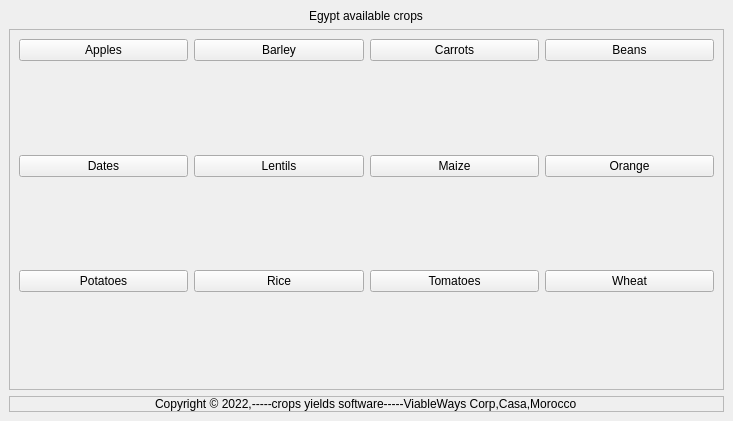
<?xml version="1.0" encoding="UTF-8"?>
<ui version="4.0">
 <class>MainWindow</class>
 <widget class="QMainWindow" name="MainWindow">
  <property name="geometry">
   <rect>
    <x>0</x>
    <y>0</y>
    <width>733</width>
    <height>421</height>
   </rect>
  </property>
  <property name="windowTitle">
   <string>CROP</string>
  </property>
  <widget class="QWidget" name="centralwidget">
   <layout class="QVBoxLayout" name="verticalLayout">
    <item alignment="Qt::AlignHCenter">
     <widget class="QLabel" name="label_2">
      <property name="text">
       <string>Egypt available crops</string>
      </property>
     </widget>
    </item>
    <item>
     <widget class="QFrame" name="frame">
      <property name="sizePolicy">
       <sizepolicy hsizetype="Preferred" vsizetype="Expanding">
        <horstretch>0</horstretch>
        <verstretch>0</verstretch>
       </sizepolicy>
      </property>
      <property name="frameShape">
       <enum>QFrame::StyledPanel</enum>
      </property>
      <property name="frameShadow">
       <enum>QFrame::Raised</enum>
      </property>
      <layout class="QHBoxLayout" name="horizontalLayout">
       <item>
        <layout class="QGridLayout" name="gridLayout">
         <item row="1" column="1" alignment="Qt::AlignHCenter">
          <widget class="QLabel" name="label_9">
           <property name="text">
            <string/>
           </property>
           <property name="pixmap">
            <pixmap resource="../ressource.qrc">:/image/images/003-barley.png</pixmap>
           </property>
          </widget>
         </item>
         <item row="5" column="0" alignment="Qt::AlignHCenter">
          <widget class="QLabel" name="label_12">
           <property name="text">
            <string/>
           </property>
           <property name="pixmap">
            <pixmap resource="../ressource.qrc">:/image/images/013-potato.png</pixmap>
           </property>
          </widget>
         </item>
         <item row="5" column="1" alignment="Qt::AlignHCenter">
          <widget class="QLabel" name="label_13">
           <property name="text">
            <string/>
           </property>
           <property name="pixmap">
            <pixmap resource="../ressource.qrc">:/image/images/rice.png</pixmap>
           </property>
          </widget>
         </item>
         <item row="3" column="2" alignment="Qt::AlignHCenter">
          <widget class="QLabel" name="label_5">
           <property name="text">
            <string/>
           </property>
           <property name="pixmap">
            <pixmap resource="../ressource.qrc">:/image/images/010-corn-cob.png</pixmap>
           </property>
          </widget>
         </item>
         <item row="2" column="1">
          <widget class="QPushButton" name="lentils_btn">
           <property name="text">
            <string>Lentils</string>
           </property>
          </widget>
         </item>
         <item row="2" column="2">
          <widget class="QPushButton" name="maize_btn">
           <property name="text">
            <string>Maize</string>
           </property>
          </widget>
         </item>
         <item row="2" column="0">
          <widget class="QPushButton" name="dates_btn">
           <property name="text">
            <string>Dates</string>
           </property>
          </widget>
         </item>
         <item row="0" column="2">
          <widget class="QPushButton" name="carrots_btn">
           <property name="text">
            <string>Carrots</string>
           </property>
          </widget>
         </item>
         <item row="3" column="3" alignment="Qt::AlignHCenter">
          <widget class="QLabel" name="label_4">
           <property name="text">
            <string/>
           </property>
           <property name="pixmap">
            <pixmap resource="../ressource.qrc">:/image/images/012-orange.png</pixmap>
           </property>
          </widget>
         </item>
         <item row="1" column="3" alignment="Qt::AlignHCenter">
          <widget class="QLabel" name="label_11">
           <property name="text">
            <string/>
           </property>
           <property name="pixmap">
            <pixmap resource="../ressource.qrc">:/image/images/004-soy.png</pixmap>
           </property>
          </widget>
         </item>
         <item row="1" column="2" alignment="Qt::AlignHCenter">
          <widget class="QLabel" name="label_10">
           <property name="text">
            <string/>
           </property>
           <property name="pixmap">
            <pixmap resource="../ressource.qrc">:/image/images/005-carrots.png</pixmap>
           </property>
          </widget>
         </item>
         <item row="3" column="1" alignment="Qt::AlignHCenter">
          <widget class="QLabel" name="label_6">
           <property name="text">
            <string/>
           </property>
           <property name="pixmap">
            <pixmap resource="../ressource.qrc">:/image/images/009-lentils.png</pixmap>
           </property>
          </widget>
         </item>
         <item row="3" column="0" alignment="Qt::AlignHCenter">
          <widget class="QLabel" name="label_7">
           <property name="text">
            <string/>
           </property>
           <property name="pixmap">
            <pixmap resource="../ressource.qrc">:/image/images/007-dates.png</pixmap>
           </property>
          </widget>
         </item>
         <item row="5" column="3" alignment="Qt::AlignHCenter">
          <widget class="QLabel" name="label_3">
           <property name="text">
            <string/>
           </property>
           <property name="pixmap">
            <pixmap resource="../ressource.qrc">:/image/images/016-wheat-1.png</pixmap>
           </property>
          </widget>
         </item>
         <item row="5" column="2" alignment="Qt::AlignHCenter">
          <widget class="QLabel" name="label_14">
           <property name="text">
            <string/>
           </property>
           <property name="pixmap">
            <pixmap resource="../ressource.qrc">:/image/images/015-tomato.png</pixmap>
           </property>
          </widget>
         </item>
         <item row="2" column="3">
          <widget class="QPushButton" name="orange_btn">
           <property name="text">
            <string>Orange</string>
           </property>
          </widget>
         </item>
         <item row="0" column="0">
          <widget class="QPushButton" name="apples_btn">
           <property name="text">
            <string>Apples</string>
           </property>
          </widget>
         </item>
         <item row="0" column="1">
          <widget class="QPushButton" name="barley_btn">
           <property name="text">
            <string>Barley</string>
           </property>
          </widget>
         </item>
         <item row="0" column="3">
          <widget class="QPushButton" name="beans_btn">
           <property name="text">
            <string>Beans</string>
           </property>
          </widget>
         </item>
         <item row="1" column="0" alignment="Qt::AlignHCenter">
          <widget class="QLabel" name="label_8">
           <property name="text">
            <string/>
           </property>
           <property name="pixmap">
            <pixmap resource="../ressource.qrc">:/image/images/001-apple.png</pixmap>
           </property>
          </widget>
         </item>
         <item row="4" column="0">
          <widget class="QPushButton" name="potatoes_btn">
           <property name="text">
            <string>Potatoes</string>
           </property>
          </widget>
         </item>
         <item row="4" column="1">
          <widget class="QPushButton" name="rice_btn">
           <property name="text">
            <string>Rice</string>
           </property>
          </widget>
         </item>
         <item row="4" column="2">
          <widget class="QPushButton" name="tomatoes_btn">
           <property name="text">
            <string>Tomatoes</string>
           </property>
          </widget>
         </item>
         <item row="4" column="3">
          <widget class="QPushButton" name="wheat_btn">
           <property name="text">
            <string>Wheat</string>
           </property>
          </widget>
         </item>
        </layout>
       </item>
      </layout>
     </widget>
    </item>
    <item>
     <widget class="QFrame" name="frame_3">
      <property name="styleSheet">
       <string notr="true">font: 9pt &quot;Ubuntu&quot;;</string>
      </property>
      <property name="frameShape">
       <enum>QFrame::StyledPanel</enum>
      </property>
      <property name="frameShadow">
       <enum>QFrame::Raised</enum>
      </property>
      <layout class="QHBoxLayout" name="horizontalLayout_2">
       <property name="spacing">
        <number>0</number>
       </property>
       <property name="leftMargin">
        <number>0</number>
       </property>
       <property name="topMargin">
        <number>0</number>
       </property>
       <property name="rightMargin">
        <number>0</number>
       </property>
       <property name="bottomMargin">
        <number>0</number>
       </property>
       <item alignment="Qt::AlignHCenter">
        <widget class="QLabel" name="label">
         <property name="text">
          <string>Copyright © 2022,-----crops yields software-----ViableWays Corp,Casa,Morocco</string>
         </property>
        </widget>
       </item>
      </layout>
     </widget>
    </item>
   </layout>
  </widget>
 </widget>
 <resources>
  <include location="../ressource.qrc"/>
 </resources>
 <connections/>
</ui>
